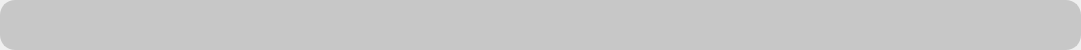
<?xml version="1.0" encoding="UTF-8"?>
<ui version="4.0">
 <class>Form</class>
 <widget class="QWidget" name="Form">
  <property name="geometry">
   <rect>
    <x>0</x>
    <y>0</y>
    <width>1081</width>
    <height>50</height>
   </rect>
  </property>
  <property name="sizePolicy">
   <sizepolicy hsizetype="Expanding" vsizetype="Preferred">
    <horstretch>0</horstretch>
    <verstretch>0</verstretch>
   </sizepolicy>
  </property>
  <property name="minimumSize">
   <size>
    <width>0</width>
    <height>50</height>
   </size>
  </property>
  <property name="maximumSize">
   <size>
    <width>16777215</width>
    <height>50</height>
   </size>
  </property>
  <property name="windowTitle">
   <string>Form</string>
  </property>
  <property name="styleSheet">
   <string notr="true">QFrame {
	background-color: rgb(199, 199, 199);
	color: rgb(0, 0, 0);
	border-radius: 15px;
}
.QFrame {
	border: 2px solid rgb(199, 199, 199);
}
</string>
  </property>
  <layout class="QHBoxLayout" name="horizontalLayout">
   <property name="spacing">
    <number>0</number>
   </property>
   <property name="leftMargin">
    <number>0</number>
   </property>
   <property name="topMargin">
    <number>0</number>
   </property>
   <property name="rightMargin">
    <number>0</number>
   </property>
   <property name="bottomMargin">
    <number>0</number>
   </property>
   <item>
    <widget class="QFrame" name="frame">
     <property name="frameShape">
      <enum>QFrame::NoFrame</enum>
     </property>
     <property name="frameShadow">
      <enum>QFrame::Raised</enum>
     </property>
     <layout class="QHBoxLayout" name="horizontalLayout_2" stretch="0,0,0,0">
      <property name="spacing">
       <number>0</number>
      </property>
      <property name="sizeConstraint">
       <enum>QLayout::SetNoConstraint</enum>
      </property>
      <property name="leftMargin">
       <number>0</number>
      </property>
      <property name="topMargin">
       <number>0</number>
      </property>
      <property name="rightMargin">
       <number>0</number>
      </property>
      <property name="bottomMargin">
       <number>0</number>
      </property>
      <item>
       <widget class="QLabel" name="nameLabel">
        <property name="sizePolicy">
         <sizepolicy hsizetype="Expanding" vsizetype="Expanding">
          <horstretch>0</horstretch>
          <verstretch>0</verstretch>
         </sizepolicy>
        </property>
        <property name="frameShadow">
         <enum>QFrame::Plain</enum>
        </property>
        <property name="text">
         <string/>
        </property>
        <property name="alignment">
         <set>Qt::AlignCenter</set>
        </property>
       </widget>
      </item>
      <item>
       <widget class="QLabel" name="quantityLabel">
        <property name="sizePolicy">
         <sizepolicy hsizetype="Expanding" vsizetype="Expanding">
          <horstretch>0</horstretch>
          <verstretch>0</verstretch>
         </sizepolicy>
        </property>
        <property name="frameShadow">
         <enum>QFrame::Plain</enum>
        </property>
        <property name="text">
         <string/>
        </property>
        <property name="alignment">
         <set>Qt::AlignCenter</set>
        </property>
       </widget>
      </item>
      <item>
       <widget class="QLabel" name="currentValueLabel">
        <property name="sizePolicy">
         <sizepolicy hsizetype="Expanding" vsizetype="Expanding">
          <horstretch>0</horstretch>
          <verstretch>0</verstretch>
         </sizepolicy>
        </property>
        <property name="text">
         <string/>
        </property>
        <property name="alignment">
         <set>Qt::AlignCenter</set>
        </property>
       </widget>
      </item>
      <item>
       <widget class="QLabel" name="profitLossLabel">
        <property name="sizePolicy">
         <sizepolicy hsizetype="Expanding" vsizetype="Expanding">
          <horstretch>0</horstretch>
          <verstretch>0</verstretch>
         </sizepolicy>
        </property>
        <property name="frameShadow">
         <enum>QFrame::Plain</enum>
        </property>
        <property name="text">
         <string/>
        </property>
        <property name="alignment">
         <set>Qt::AlignCenter</set>
        </property>
       </widget>
      </item>
     </layout>
    </widget>
   </item>
  </layout>
 </widget>
 <resources/>
 <connections/>
</ui>
